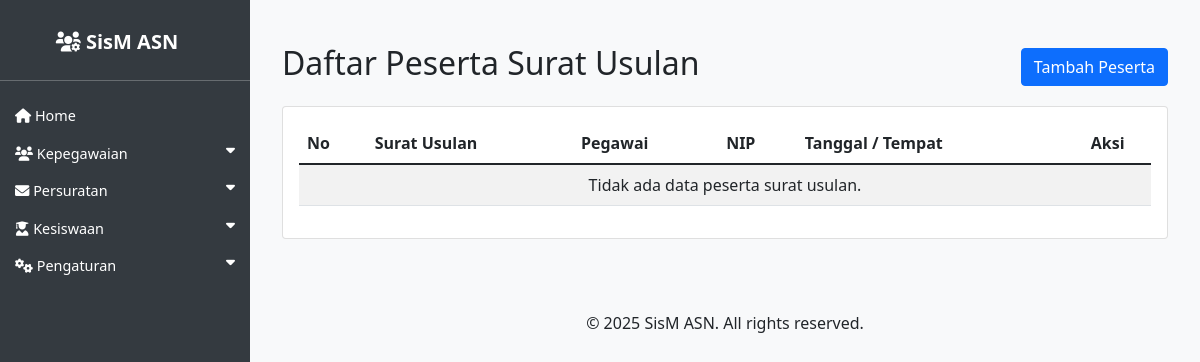
The page /asn/peserta-surat-usulan/ on the database as committed earlier.
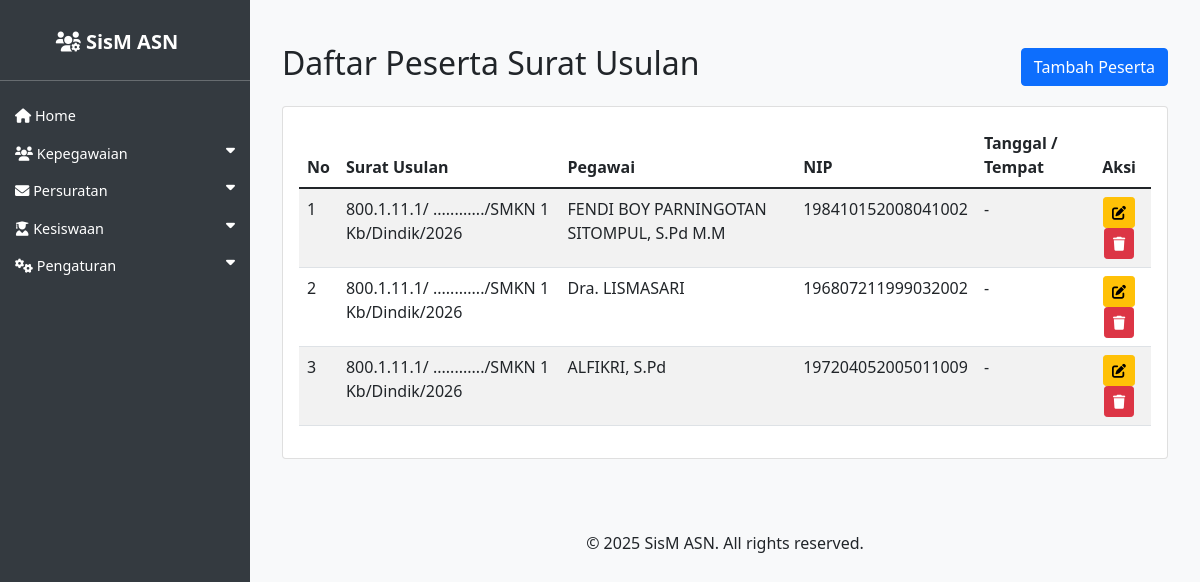
The same page on the database as committed later.
### asn_app/models.py (models this page shows, shortened)
class PesertaSuratUsulan(models.Model):
    surat_usulan = models.ForeignKey(SuratUsulan, on_delete=models.CASCADE, related_name='peserta_surat_usulan')
    pegawai = models.ForeignKey(ASN, on_delete=models.SET_NULL, null=True, blank=True, verbose_name='Pegawai')
    tanggal_tempat = models.CharField(max_length=255, blank=True, verbose_name='Tanggal / Tempat')
    class Meta:
        ordering = ['id']

class SuratUsulan(models.Model):
    kepada = models.CharField(max_length=255)
    dari = models.CharField(max_length=255)
    tanggal = models.DateField()
    nomor = models.CharField(max_length=255)
    sifat = models.CharField(max_length=255)
    lampiran = models.CharField(max_length=255)
    hal = models.CharField(max_length=255)
    dasar_surat = models.TextField(verbose_name='Dasar Surat')
    isi_surat = models.TextField(default='')
    penutup_surat = models.TextField()
    penanda_tangan = models.ForeignKey(ASN, on_delete=models.CASCADE, related_name='penanda_tangan_surat_usulan')
    kop_surat = models.ForeignKey(KopSurat, on_delete=models.CASCADE, null=True, blank=True)
    created_at = models.DateTimeField(auto_now_add=True)
    updated_at = models.DateTimeField(auto_now=True)

class ASN(models.Model):
    JENIS_KELAMIN_CHOICES = [
        ('L', 'Laki-laki'),
        ('P', 'Perempuan'),
    ]
    AGAMA_CHOICES = [
        ('ISLAM', 'Islam'),
        ('KRISTEN', 'Kristen'),
        ('KATOLIK', 'Katolik'),
        ('HINDU', 'Hindu'),
        ('BUDDHA', 'Buddha'),
        ('KONGHUCU', 'Konghucu'),
    ]
    nip = models.CharField(max_length=18, unique=True, null=True, blank=True)
    nama = models.CharField(max_length=100)
    tempat_lahir = models.CharField(max_length=50)
    tanggal_lahir = models.DateField()
    jenis_kelamin = models.CharField(max_length=1, choices=JENIS_KELAMIN_CHOICES)
    agama = models.CharField(max_length=10, choices=AGAMA_CHOICES)
    alamat = models.TextField()
    email = models.EmailField()
    telepon = models.CharField(max_length=15)
    jabatan = models.CharField(max_length=100)
    pangkat = models.CharField(max_length=50, null=True, blank=True)
    golongan = models.CharField(max_length=5, null=True, blank=True)
    nama_istri_suami = models.CharField(max_length=100, blank=True, null=True, verbose_name='Nama Istri/Suami')
    unit_kerja = models.CharField(max_length=100)
    foto = models.ImageField(upload_to='asn_fotos/', blank=True, null=True)
    created_at = models.DateTimeField(auto_now_add=True)
    updated_at = models.DateTimeField(auto_now=True)

### asn_app/views.py (the view)
# urls.py: path('peserta-surat-usulan/', views.peserta_surat_usulan_list, name='peserta_surat_usulan_list'),
def peserta_surat_usulan_list(request):
    surat_usulan_id = request.GET.get('surat_usulan')
    peserta_list = PesertaSuratUsulan.objects.select_related('surat_usulan', 'pegawai').all().order_by('surat_usulan__tanggal', 'id')
    surat_usulan = None
    if surat_usulan_id:
        peserta_list = peserta_list.filter(surat_usulan_id=surat_usulan_id)
        surat_usulan = get_object_or_404(SuratUsulan, pk=surat_usulan_id)
    return render(request, 'asn_app/peserta_surat_usulan_list.html', {
        'peserta_list': peserta_list,
        'surat_usulan': surat_usulan,
    })

### asn_app/templates/asn_app/peserta_surat_usulan_list.html (shortened to what this page needs)
{% extends 'asn_app/base.html' %}
{% load indonesian_date_tags %}
{% block content %}
<div class="container mt-4">
    <div class="d-flex justify-content-between align-items-center mb-3">
        <h2>Daftar Peserta Surat Usulan</h2>
        <a href="{% url 'peserta_surat_usulan_create' %}?surat_usulan={{ surat_usulan.pk }}&next={{ request.get_full_path|urlencode }}" class="btn btn-primary">Tambah Peserta</a>
    </div>
    <div class="card">
        <div class="card-body">
            <table class="table table-striped table-hover">
                <thead>
                    <tr>
                        <th>No</th>
                        <th>Surat Usulan</th>
                        <th>Pegawai</th>
                        <th>NIP</th>
                        <th>Tanggal / Tempat</th>
                        <th class="text-center">Aksi</th>
                    </tr>
                </thead>
                <tbody>
                    {% for peserta in peserta_list %}
                    <tr>
                        <td>{{ forloop.counter }}</td>
                        <td>{{ peserta.surat_usulan.nomor }}</td>
                        <td>{{ peserta.pegawai.nama|default:"-" }}</td>
                        <td>{{ peserta.pegawai.nip|default:"-" }}</td>
                        <td>{{ peserta.tanggal_tempat|default:"-" }}</td>
                        <td class="text-center">
                            <a href="{% url 'peserta_surat_usulan_update' peserta.pk %}?next={{ request.get_full_path|urlencode }}" class="btn btn-sm btn-warning"><i class="fas fa-edit"></i> </a>
                            <a href="{% url 'peserta_surat_usulan_delete' peserta.pk %}?next={{ request.get_full_path|urlencode }}" class="btn btn-sm btn-danger"><i class="fas fa-trash"></i> </a>
                        </td>
                    </tr>
                    {% empty %}
                    <tr>
                        <td colspan="6" class="text-center">Tidak ada data peserta surat usulan.</td>
                    </tr>
                    {% endfor %}
                </tbody>
            </table>
        </div>
    </div>
</div>
{% endblock %}

### asn_app/templates/asn_app/base.html (shortened to what this page needs)
<!DOCTYPE html>
<html lang="id">
<head>
    <link href="https://cdn.jsdelivr.net/npm/bootstrap@5.1.3/dist/css/bootstrap.min.css" rel="stylesheet">
    <link href="https://cdnjs.cloudflare.com/ajax/libs/font-awesome/6.0.0/css/all.min.css" rel="stylesheet">
                    </head>
                    <body>
                        <div class="sidebar" id="sidebar">
                            <h4 class="text-center">
                                <a href="{% url 'asn_list' %}" class="navbar-brand">
                                    <i class="fas fa-users-cog"></i> SisM ASN
                                </a>
                            </h4>
                            <hr>
                                                        <ul class="nav flex-column">
                                                            <li class="nav-item">
                                                                <a class="nav-link" href="{% url 'asn_list' %}">
                                                                    <i class="fas fa-home"></i> Home
                                                                </a>
                                                            </li>
                                                            <li class="nav-item">
                                                                <a class="nav-link" data-bs-toggle="collapse" href="#kepegawaianSubmenu" role="button" aria-expanded="false" aria-controls="kepegawaianSubmenu">
                                                                    <i class="fas fa-users"></i> Kepegawaian <i class="fas fa-caret-down float-end"></i>
                                                                </a>
                                                            </li>
                                                            <li class="nav-item">
                                                                <a class="nav-link" data-bs-toggle="collapse" href="#persuratanSubmenu" role="button" aria-expanded="false" aria-controls="persuratanSubmenu">
                                                                    <i class="fas fa-envelope"></i> Persuratan <i class="fas fa-caret-down float-end"></i>
                                                                </a>
                                                            </li>
                                                            <li class="nav-item">
                                                                <a class="nav-link" data-bs-toggle="collapse" href="#kesiswaanSubmenu" role="button" aria-expanded="false" aria-controls="kesiswaanSubmenu">
                                                                    <i class="fas fa-user-graduate"></i> Kesiswaan <i class="fas fa-caret-down float-end"></i>
                                                                </a>
                                                            </li>
                                                            <li class="nav-item">
                                                                <a class="nav-link" data-bs-toggle="collapse" href="#pengaturanSubmenu" role="button" aria-expanded="false" aria-controls="pengaturanSubmenu">
                                                                    <i class="fas fa-cogs"></i> Pengaturan <i class="fas fa-caret-down float-end"></i>
                                                                </a>
                                                            </li>
                                                        </ul>
                        </div>
                        <div class="content" id="content">
                            <main>
                                {% block content %}
                                {% endblock %}
                            </main>
                            <footer class="py-4 mt-5">
                                <div class="container text-center">
                                    <p>&copy; 2025 SisM ASN. All rights reserved.</p>
                                </div>
                            </footer>
                        </div>
                    </body>
                        </html>

### asn_app/templates/asn_app/base.html (style rules this page uses)
body { display: flex; min-height: 100vh; flex-direction: column; background-color: #f8f9fa; }
.sidebar { width: 250px; background: #343a40; color: white; position: fixed; height: 100%; padding-top: 20px; z-index: 1000; left: 0; transition: left 0.3s; }
.sidebar a { color: white; text-decoration: none; display: block; padding: 10px 15px; }
.sidebar .nav-link { font-size: 0.9rem; padding: 8px 15px; }
.content { padding: 20px; flex-grow: 1; transition: margin-left 0.3s; margin-left: 250px; }
.navbar-brand { font-weight: bold; }

Rows that differ between the two databases and show on the page:
added PesertaSuratUsulan: surat_usulan.nomor "800.1.11.1/ ............/SMKN 1 Kb/Dindik/2026", pegawai.nama "FENDI BOY PARNINGOTAN SITOMPUL, S.Pd M.M", pegawai.nip "198410152008041002", tanggal_tempat "-"
added PesertaSuratUsulan: surat_usulan.nomor "800.1.11.1/ ............/SMKN 1 Kb/Dindik/2026", pegawai.nama "Dra. LISMASARI", pegawai.nip "196807211999032002", tanggal_tempat "-"
added PesertaSuratUsulan: surat_usulan.nomor "800.1.11.1/ ............/SMKN 1 Kb/Dindik/2026", pegawai.nama "ALFIKRI, S.Pd", pegawai.nip "197204052005011009", tanggal_tempat "-"
Other text that changed with them:
text no longer shown: "Tidak ada data peserta surat usulan."
